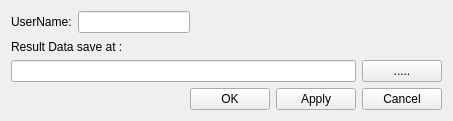
<?xml version="1.0" encoding="UTF-8"?>
<ui version="4.0">
 <class>Form</class>
 <widget class="QWidget" name="Form">
  <property name="geometry">
   <rect>
    <x>0</x>
    <y>0</y>
    <width>453</width>
    <height>121</height>
   </rect>
  </property>
  <property name="windowTitle">
   <string>Form</string>
  </property>
  <layout class="QGridLayout" name="gridLayout_2">
   <item row="0" column="0" colspan="2">
    <layout class="QHBoxLayout" name="horizontalLayout_2">
     <item>
      <widget class="QLabel" name="label">
       <property name="text">
        <string>UserName:</string>
       </property>
      </widget>
     </item>
     <item>
      <widget class="QLineEdit" name="lineEdit"/>
     </item>
    </layout>
   </item>
   <item row="0" column="2">
    <spacer name="horizontalSpacer_2">
     <property name="orientation">
      <enum>Qt::Horizontal</enum>
     </property>
     <property name="sizeHint" stdset="0">
      <size>
       <width>230</width>
       <height>20</height>
      </size>
     </property>
    </spacer>
   </item>
   <item row="1" column="0" colspan="3">
    <layout class="QGridLayout" name="gridLayout">
     <item row="0" column="0" colspan="2">
      <widget class="QLabel" name="label_2">
       <property name="text">
        <string>Result Data save at :</string>
       </property>
      </widget>
     </item>
     <item row="1" column="0">
      <widget class="QLineEdit" name="lineEdit_2"/>
     </item>
     <item row="1" column="1">
      <widget class="QPushButton" name="pushButton">
       <property name="text">
        <string>.....</string>
       </property>
      </widget>
     </item>
    </layout>
   </item>
   <item row="2" column="0">
    <spacer name="horizontalSpacer">
     <property name="orientation">
      <enum>Qt::Horizontal</enum>
     </property>
     <property name="sizeHint" stdset="0">
      <size>
       <width>187</width>
       <height>20</height>
      </size>
     </property>
    </spacer>
   </item>
   <item row="2" column="1" colspan="2">
    <layout class="QHBoxLayout" name="horizontalLayout">
     <item>
      <widget class="QPushButton" name="pushButton_2">
       <property name="text">
        <string>OK</string>
       </property>
      </widget>
     </item>
     <item>
      <widget class="QPushButton" name="pushButton_4">
       <property name="text">
        <string>Apply</string>
       </property>
      </widget>
     </item>
     <item>
      <widget class="QPushButton" name="pushButton_3">
       <property name="text">
        <string>Cancel</string>
       </property>
      </widget>
     </item>
    </layout>
   </item>
  </layout>
 </widget>
 <resources/>
 <connections/>
</ui>
